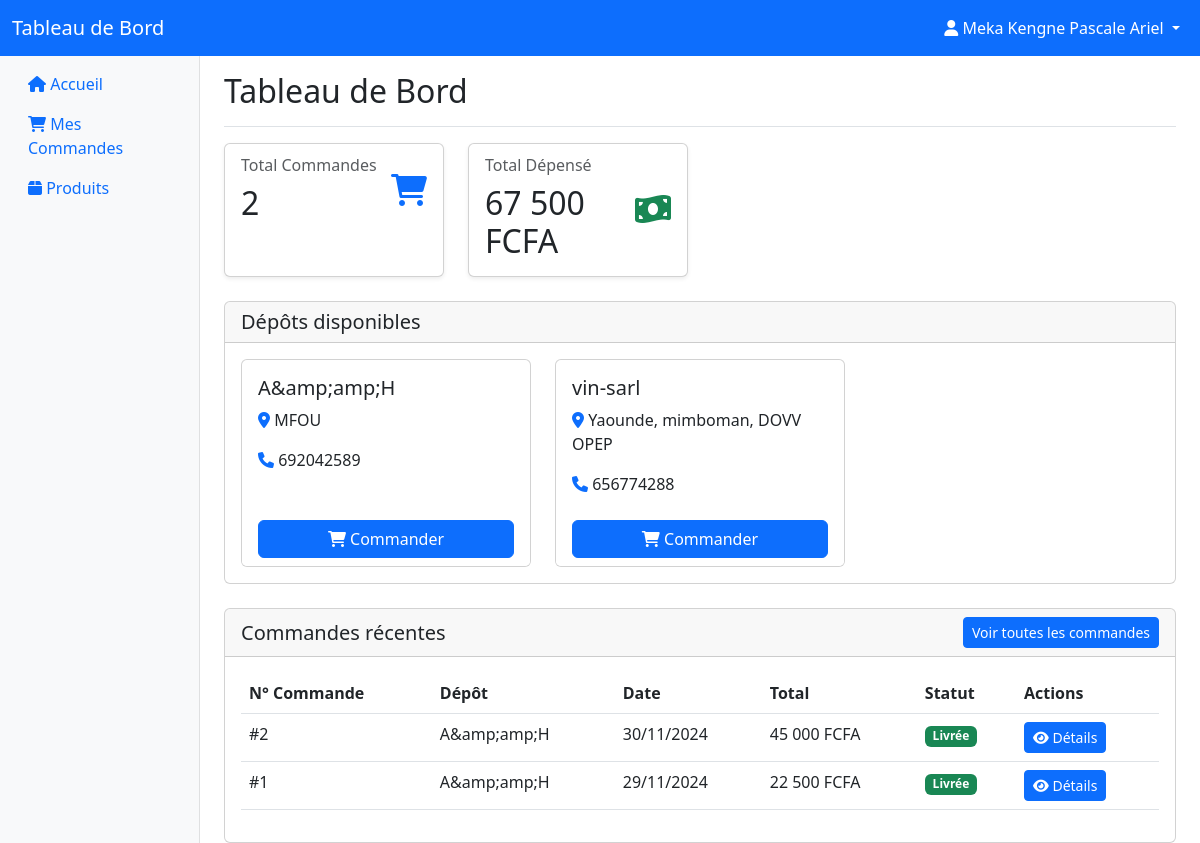
The app's page /client/accueil.php (signed in) with its own data.
### tables this page shows
CREATE TABLE `depots` (
  `id` int NOT NULL,
  `nom` varchar(100) NOT NULL,
  `adresse` text NOT NULL,
  `contact` varchar(50) DEFAULT NULL,
  `id_proprietaire` int NOT NULL,
  `logo` varchar(255) DEFAULT NULL
);

CREATE TABLE `commandeclient` (
  `id_commande` int NOT NULL,
  `id_client` int NOT NULL,
  `date_commande` date NOT NULL,
  `total` decimal(10,2) NOT NULL,
  `statut` enum('En attente','En préparation','Livrée','Annulée') DEFAULT 'En attente',
  `id_utilisateur` int DEFAULT NULL,
  `id_depot` int NOT NULL
);

### client/accueil.php (the view, shortened to what this page needs)
<?php
require_once '../includes/database.php';
$sql = "SELECT * FROM depots ORDER BY nom";
$stmt = $conn->prepare($sql);
$stmt->execute();
$depots = $stmt->fetchAll(PDO::FETCH_ASSOC);
$sql = "SELECT cc.*, d.nom as depot_nom
        FROM commandeclient cc
        JOIN depots d ON cc.id_depot = d.id
        WHERE cc.id_client = :client_id
        ORDER BY cc.date_commande DESC
        LIMIT 5";
$stmt = $conn->prepare($sql);
$stmt->execute([':client_id' => $_SESSION['client_id']]);
$recent_orders = $stmt->fetchAll(PDO::FETCH_ASSOC);
$sql = "SELECT COUNT(*) as total FROM commandeclient WHERE id_client = :client_id";
$stmt = $conn->prepare($sql);
$stmt->execute([':client_id' => $_SESSION['client_id']]);
$total_orders = $stmt->fetch(PDO::FETCH_ASSOC)['total'];
$sql = "SELECT SUM(total) as total_spent FROM commandeclient
        WHERE id_client = :client_id AND statut = 'Livrée'";
$stmt = $conn->prepare($sql);
$stmt->execute([':client_id' => $_SESSION['client_id']]);
$total_spent = $stmt->fetch(PDO::FETCH_ASSOC)['total_spent'] ?? 0;
?>
<!DOCTYPE html>
<html lang="fr">
<head>
    <link href="https://cdn.jsdelivr.net/npm/bootstrap@5.3.0/dist/css/bootstrap.min.css" rel="stylesheet">
    <link rel="stylesheet" href="https://cdnjs.cloudflare.com/ajax/libs/font-awesome/6.0.0/css/all.min.css">
</head>
<body>
    <nav class="navbar navbar-expand-lg navbar-dark bg-primary sticky-top">
        <div class="container-fluid">
            <a class="navbar-brand" href="#">Tableau de Bord</a>
            <div class="collapse navbar-collapse" id="navbarNav">
                <ul class="navbar-nav ms-auto">
                    <li class="nav-item dropdown">
                        <a class="nav-link dropdown-toggle text-white" href="#" data-bs-toggle="dropdown">
                            <i class="fas fa-user"></i> <?php echo htmlspecialchars($_SESSION['user_name']); ?>
                        </a>
                    </li>
                </ul>
            </div>
        </div>
    </nav>
    <div class="container-fluid">
        <div class="row">
            <nav class="col-md-3 col-lg-2 d-md-block bg-light sidebar">
                <div class="sidebar-sticky">
                    <ul class="nav flex-column">
                        <li class="nav-item">
                            <a class="nav-link active" href="#">
                                <i class="fas fa-home"></i> Accueil
                            </a>
                        </li>
                        <li class="nav-item">
                            <a class="nav-link" href="commandes.php">
                                <i class="fas fa-shopping-cart"></i> Mes Commandes
                            </a>
                        </li>
                        <li class="nav-item">
                            <a class="nav-link" href="produits.php">
                                <i class="fas fa-box"></i> Produits
                            </a>
                        </li>
                    </ul>
                </div>
            </nav>
            <main class="col-md-9 ms-sm-auto col-lg-10 px-md-4">
                <div class="d-flex justify-content-between flex-wrap flex-md-nowrap align-items-center pt-3 pb-2 mb-3 border-bottom">
                    <h1 class="h2">Tableau de Bord</h1>
                </div>
                <div class="row row-cols-1 row-cols-md-2 row-cols-xl-4 g-4 mb-4">
                    <div class="col">
                        <div class="card h-100 stat-card shadow-sm">
                            <div class="card-body">
                                <div class="d-flex justify-content-between align-items-center">
                                    <div>
                                        <h6 class="card-subtitle mb-2 text-muted">Total Commandes</h6>
                                        <h2 class="card-title mb-0"><?php echo $total_orders; ?></h2>
                                    </div>
                                    <div class="text-primary">
                                        <i class="fas fa-shopping-cart fa-2x"></i>
                                    </div>
                                </div>
                            </div>
                        </div>
                    </div>
                    <div class="col">
                        <div class="card h-100 stat-card shadow-sm">
                            <div class="card-body">
                                <div class="d-flex justify-content-between align-items-center">
                                    <div>
                                        <h6 class="card-subtitle mb-2 text-muted">Total Dépensé</h6>
                                        <h2 class="card-title mb-0"><?php echo number_format($total_spent, 0, ',', ' '); ?> FCFA</h2>
                                    </div>
                                    <div class="text-success">
                                        <i class="fas fa-money-bill-wave fa-2x"></i>
                                    </div>
                                </div>
                            </div>
                        </div>
                    </div>
                </div>
                <div class="card mb-4">
                    <div class="card-header">
                        <h5 class="card-title mb-0">Dépôts disponibles</h5>
                    </div>
                    <div class="card-body">
                        <div class="row row-cols-1 row-cols-md-2 row-cols-lg-3 g-4">
                            <?php foreach ($depots as $depot): ?>
                                <div class="col">
                                    <div class="card h-100 stat-card">
                                        <div class="card-body">
                                            <h5 class="card-title"><?php echo htmlspecialchars($depot['nom']); ?></h5>
                                            <p class="card-text">
                                                <i class="fas fa-map-marker-alt text-primary"></i>
                                                <?php echo htmlspecialchars($depot['adresse']); ?>
                                            </p>
                                            <p class="card-text">
                                                <i class="fas fa-phone text-primary"></i>
                                                <?php echo htmlspecialchars($depot['contact']); ?>
                                            </p>
                                        </div>
                                        <div class="card-footer bg-white border-top-0">
                                            <a href="produits.php?depot=<?php echo $depot['id']; ?>"
                                               class="btn btn-primary w-100">
                                                <i class="fas fa-shopping-cart"></i> Commander
                                            </a>
                                        </div>
                                    </div>
                                </div>
                            <?php endforeach; ?>
                        </div>
                    </div>
                </div>
                <div class="card">
                    <div class="card-header d-flex justify-content-between align-items-center">
                        <h5 class="card-title mb-0">Commandes récentes</h5>
                        <a href="commandes.php" class="btn btn-sm btn-primary">
                            Voir toutes les commandes
                        </a>
                    </div>
                    <div class="card-body">
                        <?php if (empty($recent_orders)): ?>
                            <div class="alert alert-info mb-0">
                                <i class="fas fa-info-circle"></i> Vous n'avez pas encore passé de commande
                            </div>
                        <?php else: ?>
                            <div class="table-responsive">
                                <table class="table">
                                    <thead>
                                        <tr>
                                            <th>N° Commande</th>
                                            <th>Dépôt</th>
                                            <th>Date</th>
                                            <th>Total</th>
                                            <th>Statut</th>
                                            <th>Actions</th>
                                        </tr>
                                    </thead>
                                    <tbody>
                                        <?php foreach ($recent_orders as $order): ?>
                                            <tr>
                                                <td>#<?php echo $order['id_commande']; ?></td>
                                                <td><?php echo htmlspecialchars($order['depot_nom']); ?></td>
                                                <td><?php echo date('d/m/Y', strtotime($order['date_commande'])); ?></td>
                                                <td><?php echo number_format($order['total'], 0, ',', ' '); ?> FCFA</td>
                                                <td>
                                                    <span class="badge bg-<?php
                                                        echo match($order['statut']) {
                                                            'En attente' => 'warning',
                                                            'En préparation' => 'info',
                                                            'Livrée' => 'success',
                                                            'Annulée' => 'danger',
                                                            default => 'secondary'
                                                        };
                                                    ?>">
                                                        <?php echo $order['statut']; ?>
                                                    </span>
                                                </td>
                                                <td>
                                                    <button onclick="showOrderDetails(<?php echo $order['id_commande']; ?>)"
                                                            class="btn btn-sm btn-primary">
                                                        <i class="fas fa-eye"></i> Détails
                                                    </button>
                                                </td>
                                            </tr>
                                        <?php endforeach; ?>
                                    </tbody>
                                </table>
                            </div>
                        <?php endif; ?>
                    </div>
                </div>
            </main>
        </div>
    </div>
</body>
</html>

### client/accueil.php (style rules this page uses)
.sidebar { min-height: calc(100vh - 56px); box-shadow: inset -1px 0 0 rgba(0, 0, 0, .1); }
.sidebar-sticky { position: sticky; top: 56px; height: calc(100vh - 56px); padding-top: .5rem; overflow-x: hidden; overflow-y: auto; }
.stat-card { transition: transform 0.2s; }

### records on screen
depots: nom "A&amp;amp;H", adresse "MFOU", contact "692042589"
depots: nom "vin-sarl", adresse "Yaounde, mimboman, DOVV OPEP", contact "656774288"
commandeclient: id_commande "2", id_depot.nom "A&amp;amp;H", date_commande "30/11/2024", total "45 000", statut "Livrée"
commandeclient: id_commande "1", id_depot.nom "A&amp;amp;H", date_commande "29/11/2024", total "22 500", statut "Livrée"

### other values on screen
$_SESSION['user_name'] "Meka Kengne Pascale Ariel"
$total_orders "2"
$total_spent "67 500"
